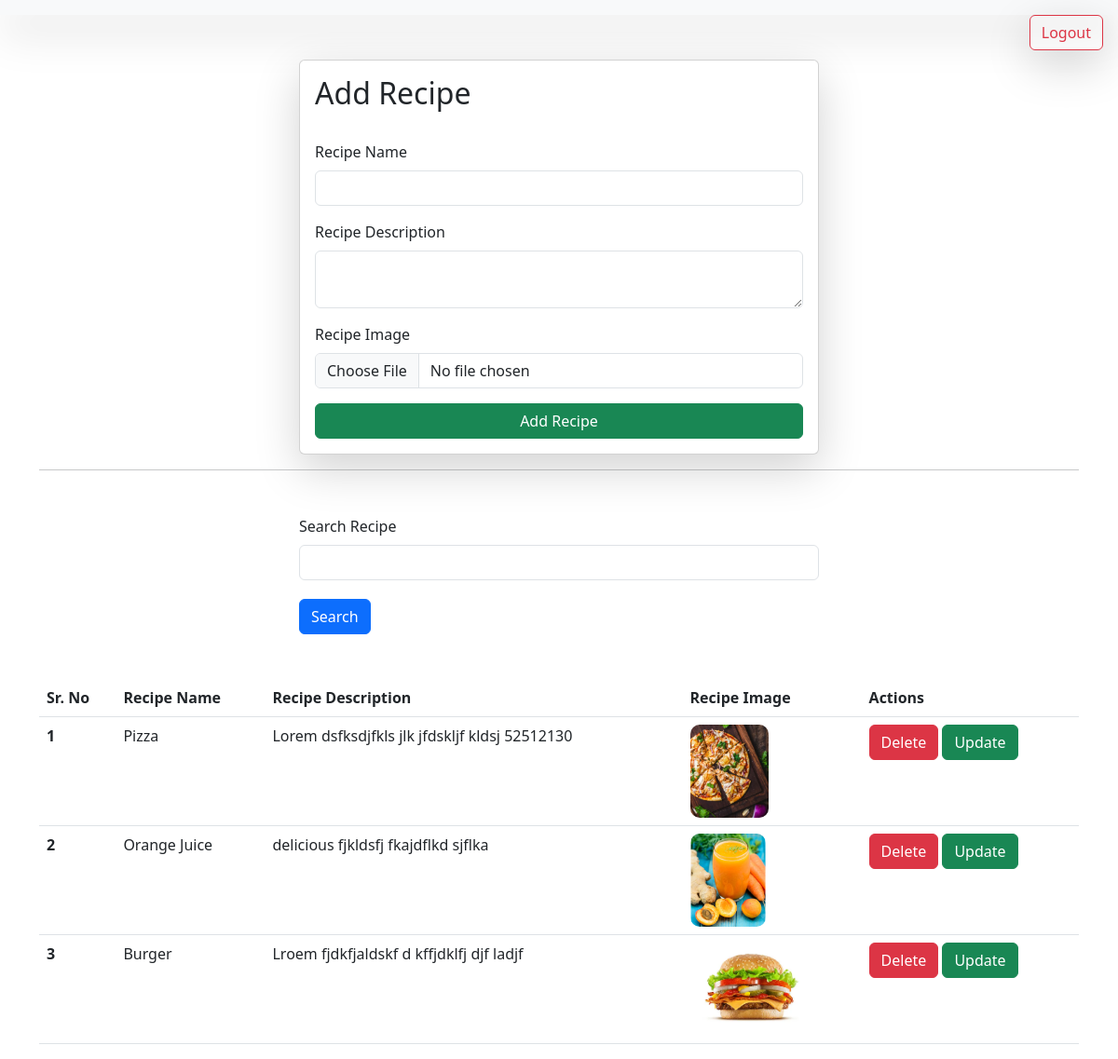
Page /recipes/ (signed in) on the committed database.
### vege/models.py (models this page shows)
class Recipe(models.Model):
    user = models.ForeignKey(User, on_delete=models.SET_NULL, null=True,blank=True)
    recipe_name = models.CharField(max_length=200)
    recipe_desc = models.TextField()
    recipe_img = models.ImageField(upload_to='recipe')
    recipe_view_count = models.IntegerField(default=1)

### vege/views.py (the view, shortened to what this page needs)
# urls.py: path('recipes/',recipes,name='recipes'),
@login_required(login_url='/login/')
def recipes(request):
    queryset = Recipe.objects.all()
    if request.GET.get('search'):
        queryset = queryset.filter(recipe_name__icontains = request.GET.get('search'))
    context = {'recipes' : queryset}
    return render(request, 'recipes.html', context)

### vege/templates/recipes.html (shortened to what this page needs)
{% extends 'base.html' %}
{% block main %}
    <div class="container mt-5">
        <form class="col-6 mx-auto card p-3 shadow-lg" method="POST" enctype="multipart/form-data">
            <h2>Add Recipe</h2>
            <br>
            <div class="mb-3">
              <label for="exampleInputEmail1" class="form-label">Recipe Name</label>
              <input name="recipe_name" type="text" class="form-control">
            </div>
            <div class="mb-3">
              <label for="exampleInputPassword1" class="form-label">Recipe Description</label>
                <textarea name="recipe_desc" class="form-control"></textarea>
            </div>
            <div class="mb-3">
                <label for="exampleInputPassword1" class="form-label">Recipe Image</label>
                <input name="recipe_img" type="file" class="form-control">
              </div>
            <button type="submit" class="btn btn-success">Add Recipe</button>
          </form>
          <hr>
          <div class="mt-5">
            <div class="mx-auto col-6">
              <form action="">
              <div class="mb-3">
                <label for="exampleInputEmail1" class="form-label">Search Recipe</label>
                <input name="search" type="text" class="form-control">
              </div>
              <button type="submit" class="btn btn-primary mt-1">Search</button>
            </form>
            </div>
          </div>
          <table class="table mt-5">
            <thead>
              <tr>
                <th scope="col">Sr. No</th>
                <th>Recipe Name</th>
                <th>Recipe Description</th>
                <th>Recipe Image</th>
                <th>Actions</th>
              </tr>
            </thead>
            <tbody>
                {% for recipe in recipes %}
                <tr>
                    <th scope="row">{{forloop.counter}}</th>
                    <td>{{ recipe.recipe_name }}</td>
                    <td>{{ recipe.recipe_desc }}</td>
                    <td> <img src="/media/{{ recipe.recipe_img }}" style="height: 100px; border-radius:10px"></td>
                    <td>
                        <a href="/delete-recipe/{{recipe.id}}/" class="btn btn-danger">Delete</a>
                        <a href="/update-recipe/{{recipe.id}}/" class="btn btn-success">Update</a>
                    </td>
                  </tr>
                {% endfor %}
            </tbody>
          </table>
    </div>
{% endblock%}

### home/templates/base.html (shortened to what this page needs)
<!DOCTYPE html>
<html lang="en">
<head>
    <link href="https://cdn.jsdelivr.net/npm/bootstrap@5.3.0-alpha1/dist/css/bootstrap.min.css" rel="stylesheet">
</head>
<body>
    <nav class="navbar bg-body-tertiary shadow-lg">
        <div class="container-fluid">
          <form class="d-flex" role="search">
            {% if request.user.is_authenticated %}
            <a href="/logout/" class="btn btn-outline-danger position-absolute top-0 end-0 m-3 shadow-lg" type="submit">Logout</a>
            {% else %}
            <a href="/login/" class="btn btn-outline-success position-absolute top-0 end-0 m-3 shadow-lg" type="submit">Login</a>
            {% endif %}
        </form>
        </div>
    </nav>
    {% block main %}
    {% endblock%}
</body>
</html>

### home/templates/base.html (style rules this page uses)
table { border-collapse: collapse; }

### rows in the picture
Recipe: recipe_name "Pizza", recipe_desc "Lorem dsfksdjfkls jlk jfdskljf kldsj 52512130", recipe_img (picture)
Recipe: recipe_name "Orange Juice", recipe_desc "delicious fjkldsfj fkajdflkd sjflka", recipe_img (picture)
Recipe: recipe_name "Burger", recipe_desc "Lroem fjdkfjaldskf d kffjdklfj djf ladjf", recipe_img (picture)
